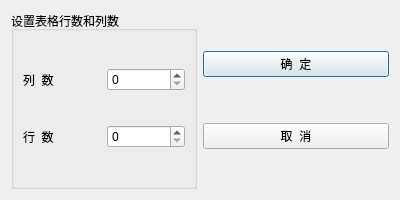
<?xml version="1.0" encoding="UTF-8"?>
<ui version="4.0">
 <class>QWDialogSize</class>
 <widget class="QDialog" name="QWDialogSize">
  <property name="geometry">
   <rect>
    <x>0</x>
    <y>0</y>
    <width>400</width>
    <height>200</height>
   </rect>
  </property>
  <property name="windowTitle">
   <string>Dialog</string>
  </property>
  <layout class="QHBoxLayout" name="horizontalLayout">
   <item>
    <widget class="QGroupBox" name="groupBox">
     <property name="title">
      <string>设置表格行数和列数</string>
     </property>
     <layout class="QGridLayout" name="gridLayout">
      <item row="0" column="0">
       <widget class="QLabel" name="label">
        <property name="text">
         <string>列  数</string>
        </property>
       </widget>
      </item>
      <item row="0" column="1">
       <widget class="QSpinBox" name="spinBoxRow"/>
      </item>
      <item row="1" column="0">
       <widget class="QLabel" name="label_2">
        <property name="text">
         <string>行  数</string>
        </property>
       </widget>
      </item>
      <item row="1" column="1">
       <widget class="QSpinBox" name="spinBoxColumn"/>
      </item>
     </layout>
    </widget>
   </item>
   <item>
    <layout class="QVBoxLayout" name="verticalLayout">
     <item>
      <widget class="QPushButton" name="btnOK">
       <property name="text">
        <string>确  定</string>
       </property>
      </widget>
     </item>
     <item>
      <widget class="QPushButton" name="btnCancel">
       <property name="text">
        <string>取  消</string>
       </property>
      </widget>
     </item>
    </layout>
   </item>
  </layout>
 </widget>
 <resources/>
 <connections>
  <connection>
   <sender>btnOK</sender>
   <signal>clicked()</signal>
   <receiver>QWDialogSize</receiver>
   <slot>accept()</slot>
   <hints>
    <hint type="sourcelabel">
     <x>296</x>
     <y>63</y>
    </hint>
    <hint type="destinationlabel">
     <x>199</x>
     <y>99</y>
    </hint>
   </hints>
  </connection>
  <connection>
   <sender>btnCancel</sender>
   <signal>clicked()</signal>
   <receiver>QWDialogSize</receiver>
   <slot>reject()</slot>
   <hints>
    <hint type="sourcelabel">
     <x>296</x>
     <y>134</y>
    </hint>
    <hint type="destinationlabel">
     <x>199</x>
     <y>99</y>
    </hint>
   </hints>
  </connection>
 </connections>
</ui>
